Frame 1 (no input): blank canvas, image omitted
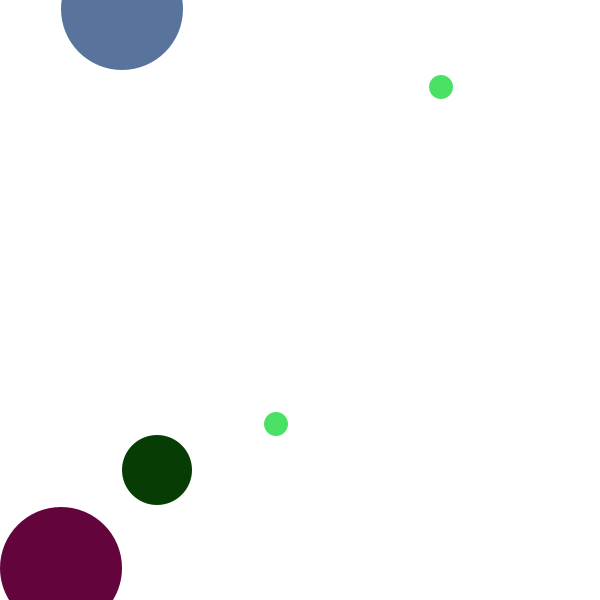
Frame 60 (the mouse pressed at the canvas centre just before this capture)
Frame 120 (the mouse held since frame 60 and released just before this capture): identical to frame 60, image omitted

The Processing sketch that drew this single still picture (run headless with seeded random() and noise(); from frame 60 on, the mouse is pressed at the canvas centre):

// Processing sketch: processing_170182
// ── processing_170182.pde

Ball[] ball = new Ball[5]; 

boolean click;

void setup() {
  size(600, 600);

for(int i = 0; i < ball.length; i++){
  ball[i] = new Ball();
}

}

void draw() {
  background(255);
    
    for(int i = 0; i < ball.length; i++){
      ball[i].grow();
      ball[i].display();
      
      for(int n = 0; n < ball.length; n++){
        if (ball[i].intersect(ball[n])) {
          if(i != n){ 
          color c = color(random(255),random(255),random(255));
          ball[i].reset(c);
          ball[n].reset(c);
          }
        }
      }
    }
}


void mousePressed() {
 if(click){
   click = false;
 }
   else{
     click = true;
   }
} 

class Ball {
  float r = 1;
  int x = int(random(width));
  int y = int(random(height));
  color c = color(random(255),random(255),random(255));
  
  Ball() {
    
  }
   
  void grow() {
    if(click){
      r+=0;
    }
    else {
    r+=1;
    }
  }
  
  void display() {
    ellipseMode(CENTER);
    fill(c);
    noStroke();
    ellipse(x,y,r*2,r*2);

  }
  
  void reset(color tempC) {
    c = tempC;
    r = 1;
    x = int(random(width));
    y = int(random(width));
  }
  
  
  boolean intersect(Ball b) {
    
    float distance = dist(x,y,b.x,b.y); 
    
    if (distance < r + b.r) {
      return true;
    } else {
      return false;
    }
  }
}


  
